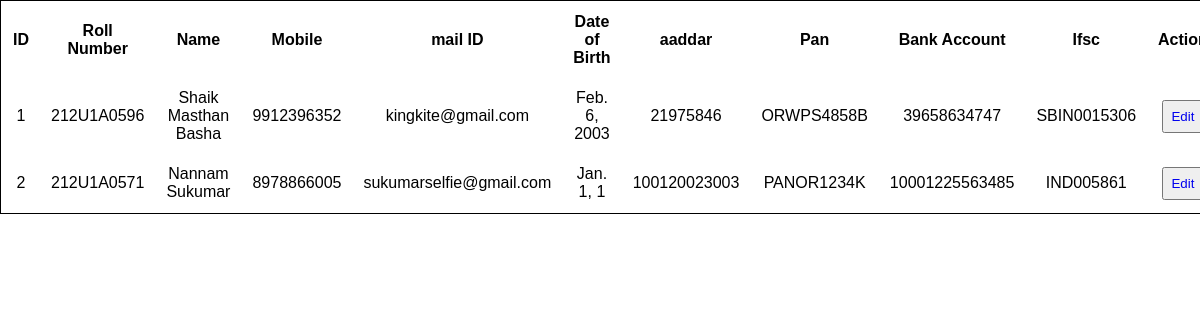
/Details-Up/, run on the app's committed database.
### Boot_app/models.py (models this page shows)
class Details(models.Model):
    roll = models.CharField(max_length=10)
    name = models.CharField(max_length=30)
    mail=models.EmailField(max_length=30)
    phone = models.IntegerField()
    dob = models.DateField()
    addar = models.IntegerField()
    pan = models.CharField(max_length=10)
    bacc = models.IntegerField()
    bifsc = models.CharField(max_length=10)

### Boot_app/views.py (the view)
# urls.py: path('Details-Up/',views.Dtlup,name='updtl'),
def Dtlup(request):
    p = Details.objects.all()
    return render(request,'Detail-up.html',{'k':p});

### templates/Detail-up.html (shortened to what this page needs)
<!DOCTYPE html>
<html lang="en">
<head>
</head>
<body>
        <div class="p">
            <div class="left">
                    <table>
                        <tr>
                            <th>ID</th>
                            <th>Roll Number</th>
                            <th>Name</th>
                            <th>Mobile</th>
                            <th>mail ID</th>
                            <th>Date of Birth</th>
                            <th>aaddar</th>
                            <th>Pan</th>
                            <th>Bank Account</th>
                            <th>Ifsc</th>
                            <th>Action</th>
                        </tr>
                        {% for i in k %}
                        <tr>
                            <td>{{forloop.counter}} </td>
                            <td>{{i.roll}}</td>
                            <td>{{i.name}}</td>
                            <td>{{i.phone}}</td>
                            <td>{{i.mail}} </td>
                            <td>{{i.dob}} </td>
                            <td>{{i.addar}} </td>
                            <td>{{i.pan}} </td>
                            <td>{{i.bacc}} </td>
                            <td>{{i.bifsc}} </td>
                            <td><button><a href="/Dtl-Update/{{i.id}}">Edit</a></button></td>
                        </tr>
                        {% endfor %}
                    </table>
            </div>
        </div>
</body>
</html>

### templates/Detail-up.html (style rules this page uses)
* { padding: 0;margin: 0;box-sizing: border-box; font-family: Arial, Helvetica, sans-serif; }
.p { width: 100vw; }
table { border: 1px solid black; text-align:center; margin: auto; }
table th,table td { padding: 10px; }
button { padding: 7px; }
a { text-decoration: none; }

### data on the page
Details: roll "212U1A0596", name "Shaik Masthan Basha", phone "9912396352", mail "kingkite@gmail.com", dob "Feb. 6, 2003", addar "21975846", pan "ORWPS4858B", bacc "39658634747", bifsc "SBIN0015306"
Details: roll "212U1A0571", name "Nannam Sukumar", phone "8978866005", mail "sukumarselfie@gmail.com", dob "Jan. 1, 1", addar "100120023003", pan "PANOR1234K", bacc "10001225563485", bifsc "IND005861"
